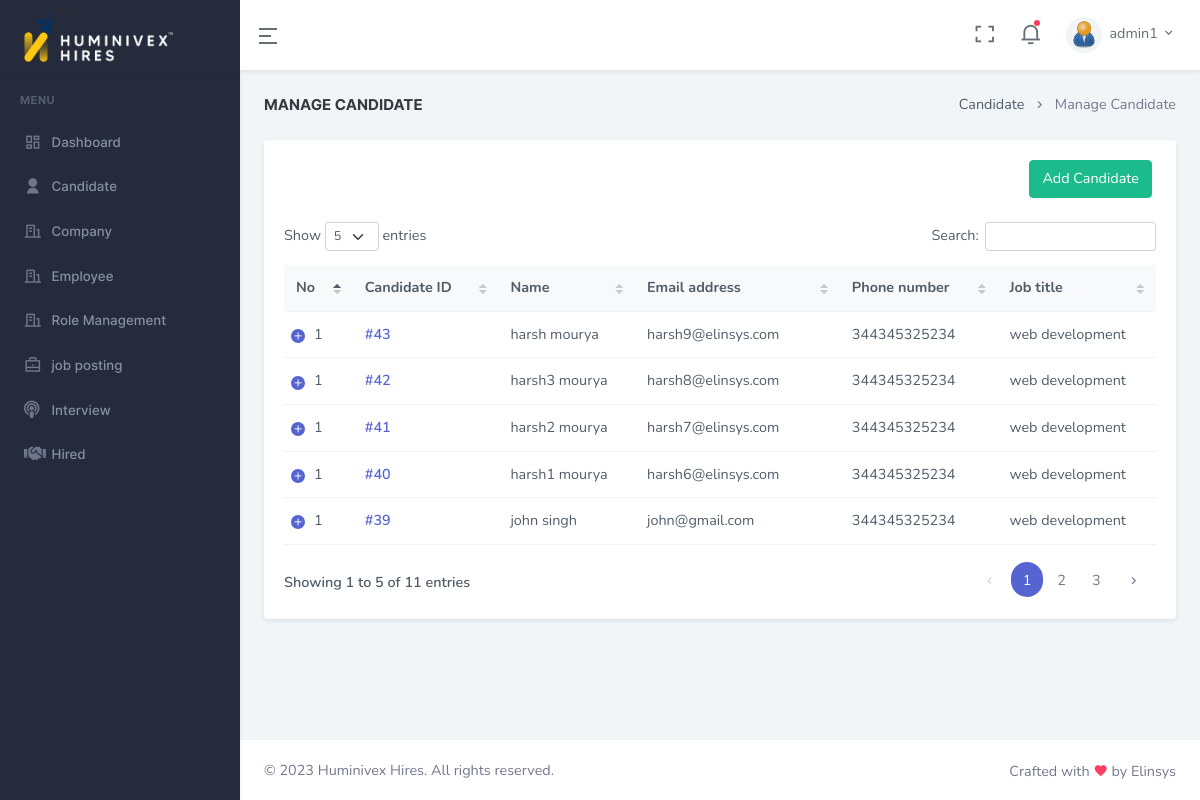
Screenshot of /admin/list_candidate.php (signed in) with the database file from the repository.
### tables this page shows
CREATE TABLE `candidates` (
  `id` int(11) NOT NULL,
  `admin_id` int(11) NOT NULL COMMENT 'refers to requier id',
  `fname` varchar(255) NOT NULL,
  `lname` varchar(255) NOT NULL,
  `email` varchar(255) NOT NULL,
  `location` varchar(255) NOT NULL,
  `primary_contact_no` varchar(20) NOT NULL,
  `p_is_whatsapp` enum('y','n') NOT NULL DEFAULT 'n',
  `s_contact_no` varchar(20) NOT NULL,
  `s_is_whatsapp` enum('y','n') NOT NULL DEFAULT 'n',
  `address` text NOT NULL,
  `e_status` enum('fresher','experience') NOT NULL DEFAULT 'fresher',
  `current_job_title` varchar(255) NOT NULL,
  `w_field_experience` varchar(255) NOT NULL,
  `total_experience` varchar(11) NOT NULL,
  `relevent_experience` int(11) NOT NULL,
  `c_salary` varchar(10) NOT NULL,
  `notice_period` int(11) NOT NULL,
  `skills` text NOT NULL,
  `c_references` varchar(255) NOT NULL,
  `post_applied_for` varchar(255) NOT NULL,
  `joining_period` varchar(255) NOT NULL,
  `shortlisted_for` int(11) NOT NULL,
  `salary_expectations` varchar(15) NOT NULL,
  `work_location` varchar(100) NOT NULL,
  `additionalcomments` text NOT NULL,
  `resume` varchar(255) NOT NULL,
  `certifications` varchar(255) NOT NULL,
  `is_active` int(11) NOT NULL DEFAULT 1,
  `is_delete` int(11) NOT NULL DEFAULT 0,
  `created_at` datetime NOT NULL,
  `updated_at` datetime NOT NULL
);

### config.php (called while the page is built, shortened)
<?php
$base_url = "http://localhost/huminivexhires/";
?>

### controller/candidate.php (called while the page is built, shortened)
<?php
class Candidates extends BaseController{
	public $con;
	function __construct(){
		require("../db_connect.php");
		$this->con = $con;
	}
	public function getAllCandidate(){
		$admin_id = $_SESSION['admin_id'];
		$sql = "select c.* from candidates c where c.id>0 and c.is_delete = 0 and admin_id ='{$admin_id}' order by c.id desc";
		$query = mysqli_query($this->con,$sql);
		$data = array();
		if(mysqli_num_rows($query)>0)
		{
			while($row = mysqli_fetch_assoc($query)){
				$data[] = $row;
			}
		}
		return $data;
	}
}

### admin/list_candidate.php (the view, shortened to what this page needs)
        <?php include_once("header.php");?>
        <?php include_once("../controller/candidate.php");?>
        <?php include_once("css.php");?>
    <body data-sidebar="dark">
        <div id="layout-wrapper">
            <?php include_once("sidebar.php"); ?>
            <div class="main-content">
                <div class="page-content">
                    <div class="container-fluid">
                        <div class="row">
                            <div class="col-12">
                                <div class="page-title-box d-sm-flex align-items-center justify-content-between">
                                    <h4 class="mb-sm-0">Manage Candidate</h4>
                                    <div class="page-title-right">
                                        <ol class="breadcrumb m-0">
                                            <li class="breadcrumb-item"><a href="<?php echo $base_url."admin/list_candidate.php";?>">Candidate</a></li>
                                            <li class="breadcrumb-item active">Manage Candidate</li>
                                        </ol>
                                    </div>
                                </div>
                            </div>
                        </div>
                        <div class="row">
                            <div class="col-lg-12">
                                <div class="card">
                                    <div class="card-body">
                                        <div class="col-sm-12 mt-0 mb-4 text-end">
                                            <a href="<?php echo $base_url.'admin/add_candidate.php';?>" class="btn btn-success waves-effect waves-light me-1">Add Candidate</a>
                                        </div>
                                        <div class="table-responsive">
                                            <table class="table table-centered datatable dt-responsive nowrap" data-bs-page-length="10" style="border-collapse: collapse; border-spacing: 0; width: 100%;">
                                                <thead class="table-light">
                                                    <tr>
                                                        <th>No</th>
                                                        <th>Candidate ID</th>
                                                        <th>Name</th>
                                                        <th>Email address</th>
                                                        <th>Phone number</th>
                                                        <th>Job title</th>
                                                    </tr>
                                                </thead>
                                                <tbody>
                                                     <?php
                                                        $candidateObj = new Candidates();
                                                        $clist =  $candidateObj->getAllCandidate();
                                                        if(!empty($clist))
                                                        {
                                                            foreach($clist as $candidate)
                                                            {
                                                     ?>
                                                    <tr>
                                                        <td>1</td>
                                                        <td><a href="candidate-details.html" class="fw-bold">#<?php echo !empty($candidate['id'])?$candidate['id']:"";?></a> </td>
                                                        <td><?php echo !empty($candidate['fname'])?$candidate['fname']." ".$candidate['lname']:"";?></td>
                                                        <td><?php echo !empty($candidate['email'])?$candidate['email']:"";?></td>
                                                        <td><?php echo !empty($candidate['primary_contact_no'])?$candidate['primary_contact_no']:"";?></td>
                                                        <td><?php echo !empty($candidate['w_field_experience'])?$candidate['w_field_experience']:"";?></td>
                                                    </tr>
                                                     <?php
                                                            }
                                                        }
                                                     ?>
                                                </tbody>
                                            </table>
                                        </div>
                                    </div>
                                </div>
                            </div>
                        </div>
                    </div>
                </div>
                <footer class="footer">
                    <div class="container-fluid">
                        <div class="row">
                            <div class="col-sm-6">
                                © <script>document.write(new Date().getFullYear())</script> Huminivex Hires. All rights reserved.
                            </div>
                            <div class="col-sm-6">
                                <div class="text-sm-end d-none d-sm-block">
                                    Crafted with <i class="mdi mdi-heart text-danger"></i> by Elinsys
                                </div>
                            </div>
                        </div>
                    </div>
                </footer>
            </div>
        </div>
    </body>
</html>

### admin/header.php
<?php include_once("../config.php");?>
<!doctype html>
<html lang="en">
    <head>

### admin/css.php (shortened to what this page needs)
    <link href="assets/libs/sweetalert2/sweetalert2.min.css" rel="stylesheet" type="text/css" />
    <link href="<?php echo $base_url."dist/assets/";?>libs/admin-resources/jquery.vectormap/jquery-jvectormap-1.2.2.css" rel="stylesheet" type="text/css" />
    <link href="<?php echo $base_url."dist/assets/";?>libs/datatables.net-bs4/css/dataTables.bootstrap4.min.css" rel="stylesheet" type="text/css" />
    <link href="<?php echo $base_url."dist/assets/";?>libs/datatables.net-responsive-bs4/css/responsive.bootstrap4.min.css" rel="stylesheet" type="text/css" />
    <link href="assets/libs/select2/css/select2.min.css" rel="stylesheet" type="text/css">
    <link href="<?php echo $base_url."dist/assets/";?>css/bootstrap.min.css" id="bootstrap-style" rel="stylesheet" type="text/css" />
    <link href="<?php echo $base_url."dist/assets/";?>css/icons.min.css" rel="stylesheet" type="text/css" />
    <link href="<?php echo $base_url."dist/assets/";?>css/app.min.css" id="app-style" rel="stylesheet" type="text/css" />
    <link href="<?php echo $base_url."dist/assets/";?>css/custom-style.css" rel="stylesheet" type="text/css" />
</head>

### admin/sidebar.php (shortened to what this page needs)
<header id="page-topbar">
                <div class="navbar-header">
                    <div class="d-flex">
                        <div class="navbar-brand-box">
                           <a href="<?php echo $base_url.'admin';?>" class="logo logo-light">
                                <span class="logo-lg">
                                    <img src="<?php echo $base_url."dist/assets/"?>images/logo-light.png" alt="logo-light" height="35">
                                </span>
                            </a>
                        </div>
                        <button type="button" class="btn btn-sm px-3 font-size-24 header-item waves-effect" id="vertical-menu-btn">
                            <i class="ri-menu-2-line align-middle"></i>
                        </button>
                    </div>
                    <div class="d-flex">
                        <div class="dropdown d-none d-lg-inline-block ms-1">
                            <button type="button" class="btn header-item noti-icon waves-effect" data-toggle="fullscreen">
                                <i class="ri-fullscreen-line"></i>
                            </button>
                        </div>
                        <div class="dropdown d-inline-block">
                            <button type="button" class="btn header-item noti-icon waves-effect" id="page-header-notifications-dropdown"
                                  data-bs-toggle="dropdown" aria-expanded="false">
                                <i class="ri-notification-3-line"></i>
                                <span class="noti-dot"></span>
                            </button>
                        </div>
                        <div class="dropdown d-inline-block user-dropdown">
                            <button type="button" class="btn header-item waves-effect" id="page-header-user-dropdown"
                                data-bs-toggle="dropdown" aria-haspopup="true" aria-expanded="false">
                                <img class="rounded-circle header-profile-user" alt="user_image" src="<?php echo $_SESSION['user_image'];?>"
                                    alt="Header Avatar">
                                <span class="d-none d-xl-inline-block ms-1"><?php echo $_SESSION['recruiter'];?></span>
                                <i class="mdi mdi-chevron-down d-none d-xl-inline-block"></i>
                            </button>
                        </div>
                    </div>
                </div>
            </header>
            <div class="vertical-menu">
                <div data-simplebar class="h-100">
                    <div id="sidebar-menu">
                        <ul class="metismenu list-unstyled" id="side-menu">
                            <li class="menu-title">Menu</li>
                            <li>
                                <a href="<?php echo $base_url.'admin';?>" class="waves-effect">
                                    <i class="ri-dashboard-line"></i>
                                    <span>Dashboard</span>
                                </a>
                            </li>
                            <li>
                                <a href="javascript: void(0);" class="waves-effect">
                                    <i class="ri-user-fill"></i>
                                    <span>Candidate</span>
                                </a>
                            </li>
                            <li>
                                <a href="javascript: void(0);" class="waves-effect">
                                    <i class="ri-building-line"></i>
                                    <span>Company</span>
                                </a>
                            </li>
                            <li>
                                <a href="javascript: void(0);" class="waves-effect">
                                    <i class="ri-building-line"></i>
                                    <span>Employee</span>
                                </a>
                            </li>
                             <li>
                                <a href="javascript: void(0);" class="waves-effect">
                                    <i class="ri-building-line"></i>
                                    <span>Role Management</span>
                                </a>
                            </li>
                            <li>
                                <a href="javascript: void(0);" class="waves-effect">
                                    <i class="ri-briefcase-line"></i>
                                    <span>job posting</span>
                                </a>
                            </li>
                            <li>
                                <a href="javascript: void(0);" class="waves-effect">
                                    <i class="fas fa-podcast"></i>
                                    <span>Interview</span>
                                </a>
                            </li>
                            <li>
                                <a href="hired.html" class="waves-effect">
                                    <i class="fas fa-handshake"></i>
                                    <span>Hired</span>
                                </a>
                            </li>
                        </ul>
                    </div>
                </div>
            </div>

### rows the page displays
candidates: id "43", fname "harsh", lname "mourya", email "harsh9@elinsys.com", primary_contact_no "344345325234", w_field_experience "web development"
candidates: id "42", fname "harsh3", lname "mourya", email "harsh8@elinsys.com", primary_contact_no "344345325234", w_field_experience "web development"
candidates: id "41", fname "harsh2", lname "mourya", email "harsh7@elinsys.com", primary_contact_no "344345325234", w_field_experience "web development"
candidates: id "40", fname "harsh1", lname "mourya", email "harsh6@elinsys.com", primary_contact_no "344345325234", w_field_experience "web development"
candidates: id "39", fname "john", lname "singh", email "john@gmail.com", primary_contact_no "344345325234", w_field_experience "web development"

### other values shown
$_SESSION['recruiter'] "admin1"
